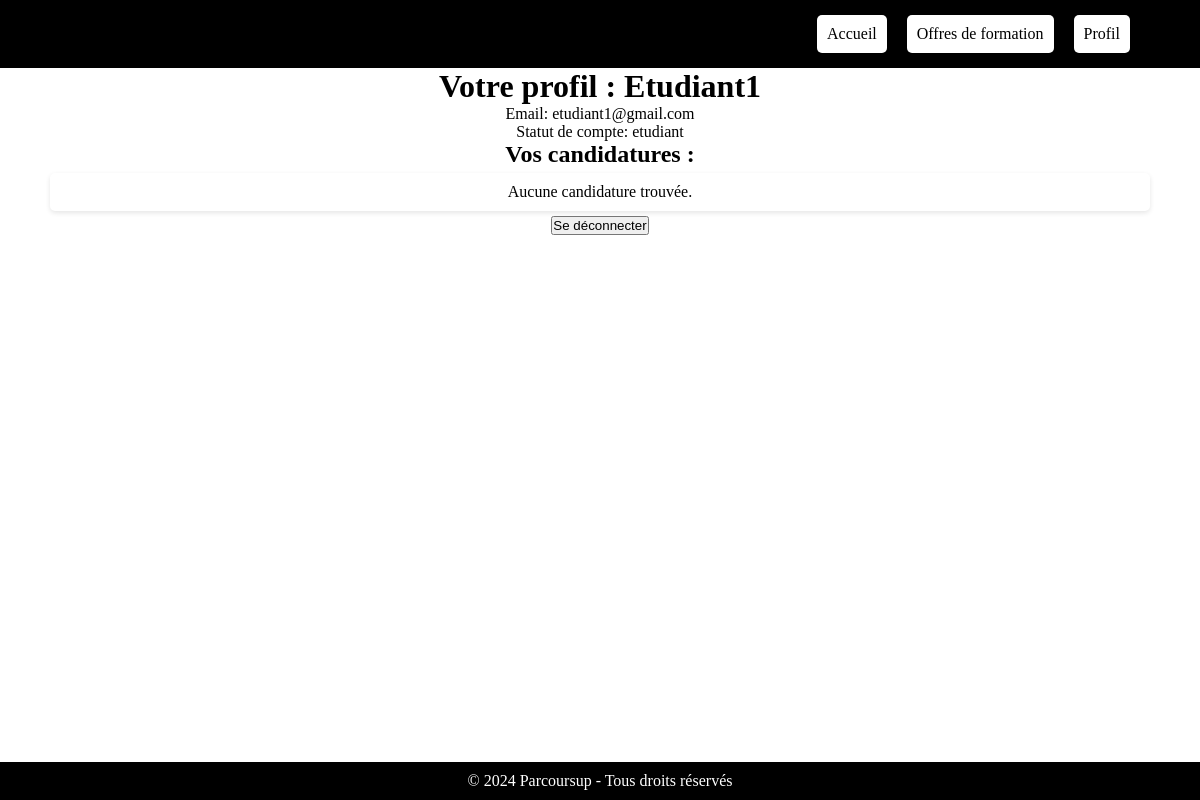
The page /Appli_ParcourSup/profil/ (signed in) on the database as committed earlier.
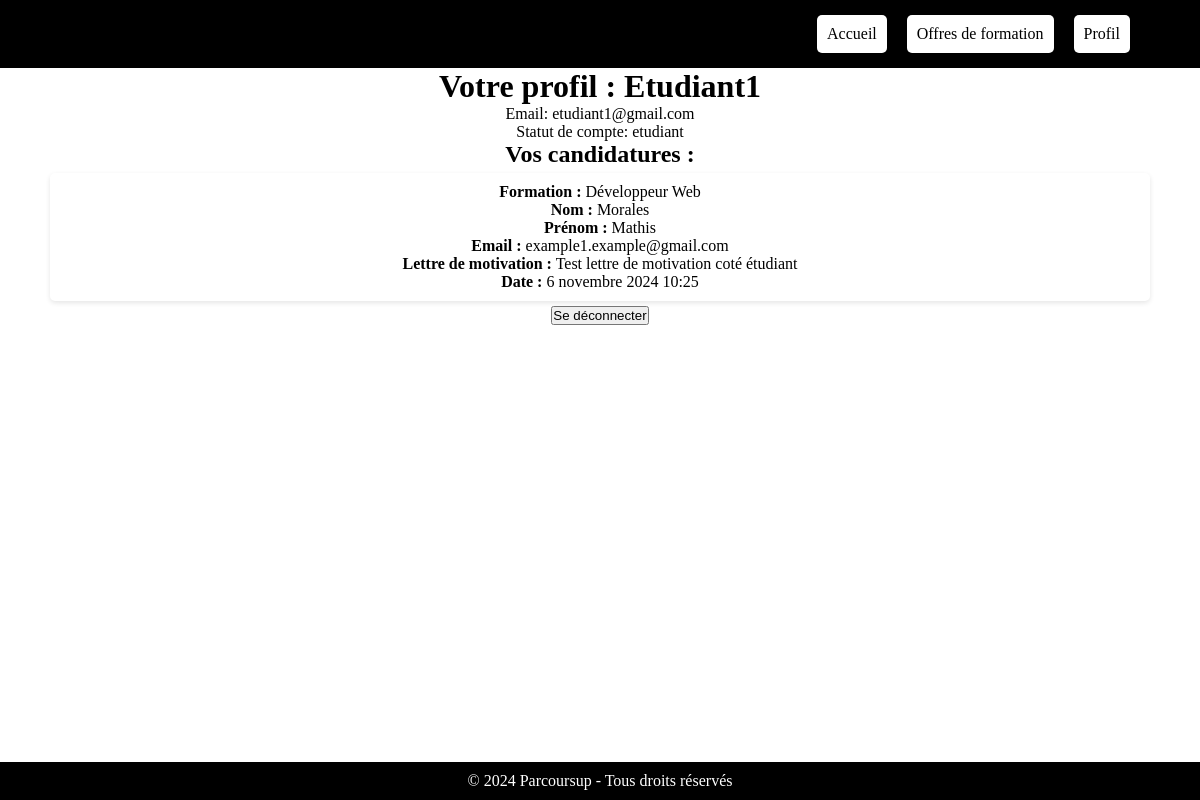
The same page on the database as committed later.
### Appli_ParcourSup/models.py (models this page shows, shortened)
class Profile(models.Model):
    STATUS_CHOICES = (
        ('etudiant', 'Étudiant'),
        ('ecole', 'École'),
    )
    user = models.OneToOneField(User, on_delete=models.CASCADE)
    status = models.CharField(max_length=10, choices=STATUS_CHOICES)

class Candidature(models.Model):
    utilisateur = models.ForeignKey(User, on_delete=models.CASCADE)
    formation = models.ForeignKey(Formation, on_delete=models.CASCADE)
    nom = models.CharField(max_length=100)
    prenom = models.CharField(max_length=100)
    email = models.EmailField()
    lettre_motivation = models.TextField()
    date_postulation = models.DateTimeField(auto_now_add=True)
    statut = models.CharField(max_length=10, choices=[('en_attente', 'En attente'), ('acceptee', 'Acceptée'), ('refusee', 'Refusée')], default='en_attente')

class Formation(models.Model):
    nom = models.CharField(max_length=200)
    description = models.TextField()
    duree = models.CharField(max_length=50)
    etablissement = models.CharField(max_length=50)
    image = models.URLField(max_length=300, blank=True, null=True)

### Appli_ParcourSup/views.py (the view)
# urls.py: path('profil/', views.profil_view, name='profil_view'),
@login_required(login_url='pas_connecte')
def profil_view(request):
    utilisateur = request.user
    profile, created = Profile.objects.get_or_create(user=utilisateur)
    candidatures = Candidature.objects.filter(utilisateur=utilisateur)
    return render(request, 'Appli_ParcourSup/profil.html', {'utilisateur': utilisateur, 'profile': profile, 'candidatures': candidatures})

### Appli_ParcourSup/templates/Appli_ParcourSup/profil.html (shortened to what this page needs)
<!DOCTYPE html>
<html lang="fr">
<head>
    {% load static %}
    <link rel="stylesheet" href="{% static 'index.css' %}">
</head>
<body class="text-profil">
    <header>
        <div class="logo">Parcoursup</div>
        <nav>
            <ul>
                <li><a href="{% url 'Page Accueil' %}">Accueil</a></li>
                <li><a href="{% url 'liste_formations' %}">Offres de formation</a></li>
                <li><a href="#">Profil</a></li>
            </ul>
        </nav>
    </header>
    <main>
        <h1>Votre profil : {{ utilisateur.username }}</h1>
        <p>Email: {{ utilisateur.email }}</p>
        <p>Statut de compte: {{ profile.status }}</p>
        <h2>Vos candidatures :</h2>
        <ul>
            {% for candidature in candidatures %}
                <li>
                    <strong>Formation :</strong> {{ candidature.formation.nom }}<br>
                    <strong>Nom :</strong> {{ candidature.nom }}<br>
                    <strong>Prénom :</strong> {{ candidature.prenom }}<br>
                    <strong>Email :</strong> {{ candidature.email }}<br>
                    <strong>Lettre de motivation :</strong> {{ candidature.lettre_motivation}}<br>
                    <strong>Date :</strong> {{ candidature.date_postulation }}<br>
                </li>
            {% empty %}
                <li>Aucune candidature trouvée.</li>
            {% endfor %}
        </ul>
        <form method="post" action="{% url 'logout' %}">
            <button type="submit">Se déconnecter</button>
        </form>
    </main>
    <footer>
        <p>&copy; 2024 Parcoursup - Tous droits réservés</p>
    </footer>
</body>
</html>

### Appli_ParcourSup/static/index.css (style rules this page uses)
* { box-sizing: border-box; margin: 0; padding: 0; }
header { background: black; color: black; padding: 10px 20px; display: flex; justify-content: space-between; align-items: center; }
header .logo { font-size: 24px; font-weight: 700; }
nav ul { list-style: none; display: flex; }
nav ul li { margin-left: 20px; }
nav ul li a { color: black; text-decoration: none; transition: color 0.3s; }
html, body { height: 100%; margin: 0; display: flex; flex-direction: column; }
main { flex: 1; }
footer { background: black; color: white; text-align: center; padding: 10px 0; width: 100%; position: relative; bottom: 0; }
ul { list-style-type: none; padding: 0; margin-left: 50px; margin-right: 50px; }
ul li { background-color: white; padding: 10px; margin: 5px 0; border-radius: 5px; box-shadow: 0 2px 5px rgba(0, 0, 0, 0.1); }
.text-profil { text-align: center; }
a { color: black; }

Rows that differ between the two databases and show on the page:
added Candidature: formation.nom "Développeur Web", nom "Morales", prenom "Mathis", email "example1.example@gmail.com", lettre_motivation "Test lettre de motivation coté étudiant", date_postulation "6 novembre 2024 10:25"
Other text that changed with them:
text no longer shown: "Aucune candidature trouvée."
